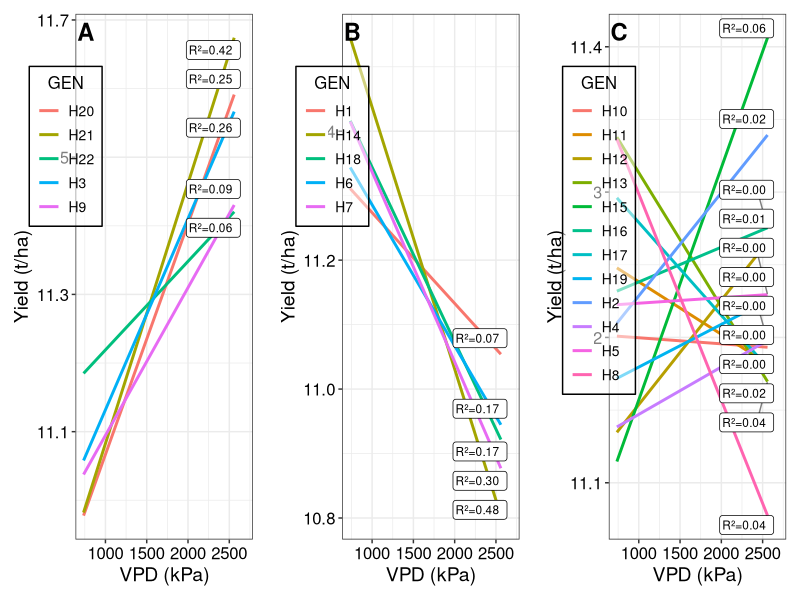

Source code (R):
# Load libraries
library(lme4)
library(ggplot2)
library(dplyr)
library(tibble)
library(gridExtra)
library(ggrepel) 

# Load the dataset
data <- read.csv("C0.csv")

# Fit the mixed-effects model
lmod <- lmer(Yield ~ (1|GEN) + (1|ENV) + (1|GEN:ENV) + (1|REP:ENV), data = data)

# Extract BLUPs for GEN:ENV
blups <- coef(lmod)$`GEN:ENV`
blups_df <- as.data.frame(blups) %>%
  rownames_to_column(var = "GEN_ENV") %>%
  mutate(
    GEN = sub(":.*", "", GEN_ENV),
    ENV = sub(".*:", "", GEN_ENV)
  ) %>%
  select(GEN, ENV, `(Intercept)`) %>%
  rename(Yield = `(Intercept)`)

# Calculate environmental VPD means
env_means <- data %>%
  group_by(ENV) %>%
  summarise(VPD_mean = mean(VPD_flow, na.rm = TRUE))

# Merge BLUPs with environmental means
merged_data <- blups_df %>%
  left_join(env_means, by = "ENV")

# Separate data by Cluster (C1, C2, Other)
clustered_data <- data %>% select(GEN, Cluster) %>% distinct()
merged_data <- merged_data %>%
  left_join(clustered_data, by = "GEN")

c1_data <- merged_data %>% filter(Cluster == "C1")
c2_data <- merged_data %>% filter(Cluster == "C2")
other_data <- merged_data %>% filter(is.na(Cluster) | !Cluster %in% c("C1", "C2"))

# Define a function to plot trendlines, annotate R², and customize themes
plot_trendlines <- function(data, title_label) {
  # Calculate R² for each GEN with two decimal places
  r2_data <- data %>%
    group_by(GEN) %>%
    summarise(
      r2 = round(summary(lm(Yield ~ VPD_mean, data = cur_data()))$r.squared, 2),
      VPD_max = max(VPD_mean, na.rm = TRUE),
      Yield_pred = predict(lm(Yield ~ VPD_mean, data = cur_data()), newdata = data.frame(VPD_mean = max(VPD_mean, na.rm = TRUE))),
      .groups = "drop"
    )
  
  # Merge R² back into the data
  data <- left_join(data, r2_data, by = "GEN")
  
  ggplot(data, aes(x = VPD_mean, y = Yield, color = GEN)) +
    geom_smooth(method = "lm", se = FALSE, formula = y ~ x) +
    labs(x = "VPD (kPa)", y = "Yield (t/ha)", color = "GEN") +
    theme_bw() +
    theme(
      legend.background = element_blank(),  # Remove legend background
      legend.title = element_text(size = 12, color = "black"),
      legend.text = element_text(size = 10, color = "black"),
      axis.title = element_text(size = 14, color = "black"),
      axis.text = element_text(size = 12, color = "black"),
      plot.title = element_text(size = 16, face = "bold", hjust = 0.5),
      plot.margin = margin(10, 10, 10, 10),
      legend.position = "topright",  # Initial placement; will adjust below
      legend.box.just = "right"
    ) +
    # Add R² annotation for each GEN using geom_label_repel for nice placement
    geom_label_repel(
      data = r2_data,
      aes(x = VPD_max, y = Yield_pred, label = paste0("R²=", sprintf("%.2f", r2))),
      nudge_x = 0.05 * max(data$VPD_mean, na.rm = TRUE),  # Adjust horizontal position
      direction = "y",
      hjust = 0,
      size = 3,
      color = "black",
      fill = "white",
      segment.color = "grey50",
      show.legend = FALSE
    ) +
    # Add plot label (A, B, C)
    annotate(
      "text",
      x = -Inf,
      y = Inf,
      label = title_label,
      hjust = -0.1,
      vjust = 1.5,
      size = 6,
      fontface = "bold",
      color = "black"
    ) +
    # Adjust legend position to be inside the plot area
    guides(color = guide_legend(override.aes = list(fill = NA))) +
    theme(
      legend.position = c(0.15, 0.90),  # Position legend inside the plot (x, y from 0 to 1)
      legend.justification = c("right", "top"),
      legend.background = element_rect(fill = alpha("white", 0.5),color = "black"),
      legend.title.align = 0.5
    )
}

# Create the plots
plot_c1 <- plot_trendlines(c1_data, "A")
plot_c2 <- plot_trendlines(c2_data, "B")
plot_other <- plot_trendlines(other_data, "C")

# Arrange the plots side by side
combined_plot <- grid.arrange(plot_c1, plot_c2, plot_other, ncol = 3)

# Save the combined plot to a file
ggsave(
  filename = "C0_BLUP_VPD_correlations.png",
  plot = combined_plot,
  width = 18,
  height = 6,
  dpi = 300
)
